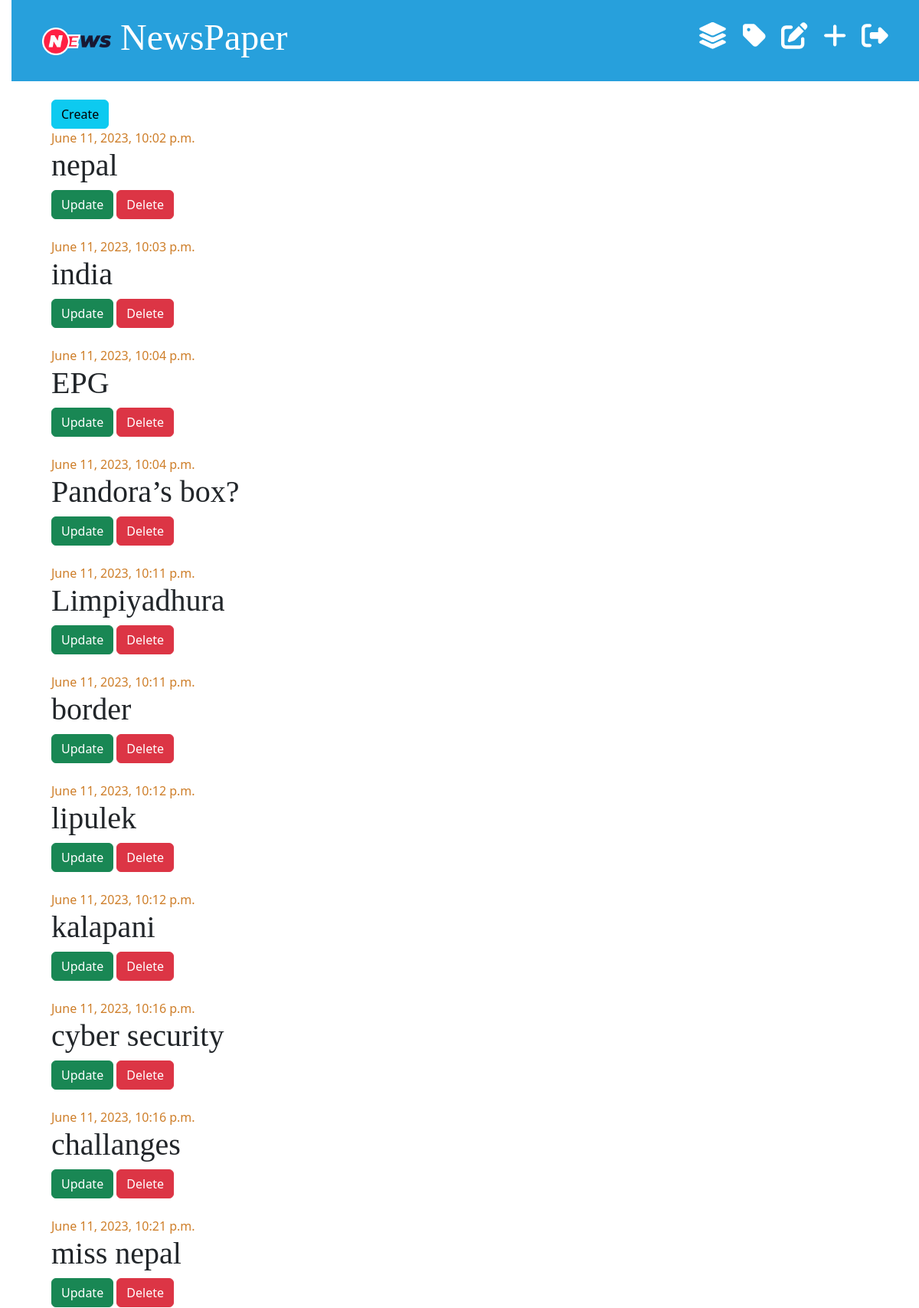
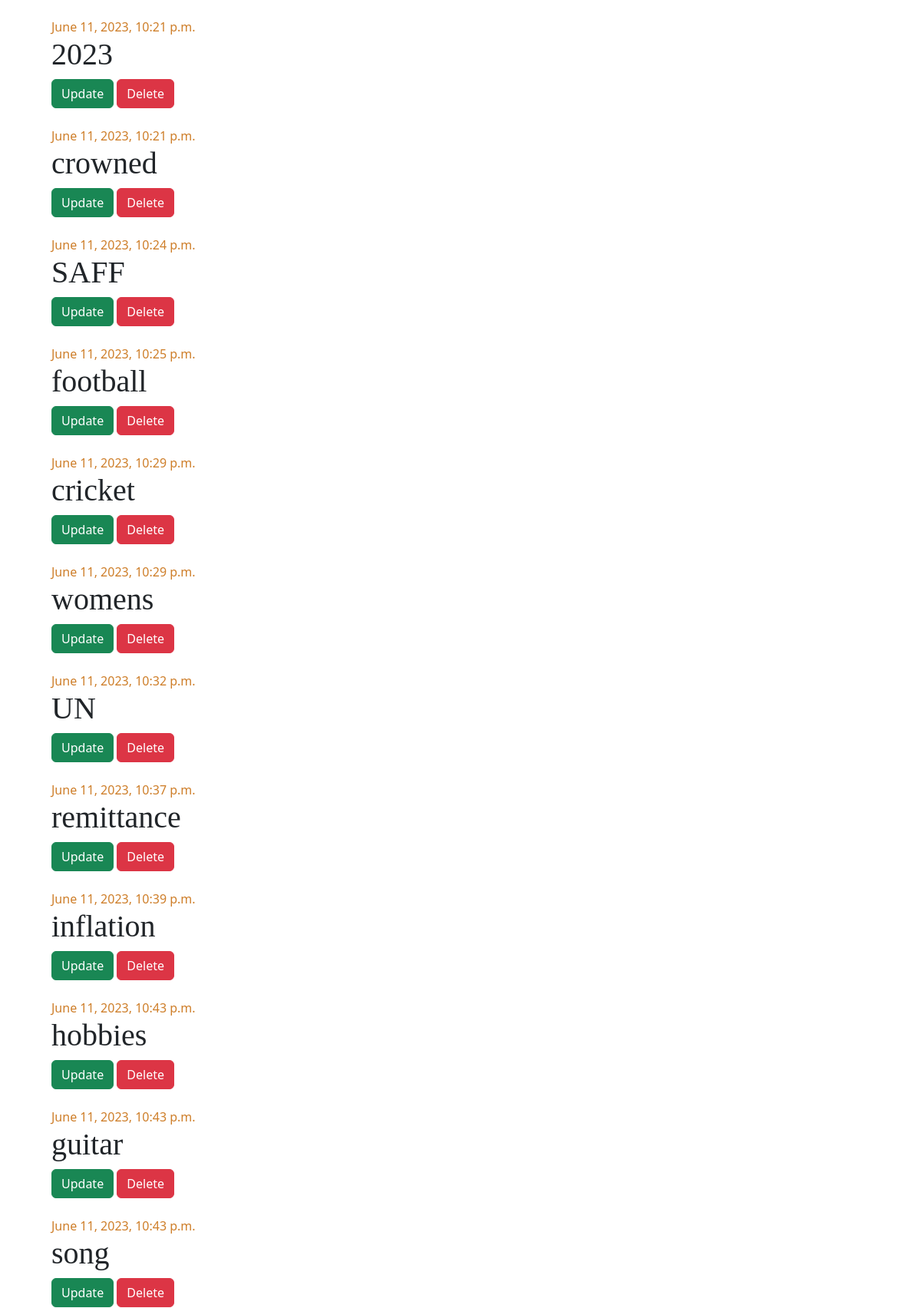
The app's page /tag-list/ (signed in, upper part) with its own data (2 pictures, top to bottom).
### newspaper1_app/models.py (models this page shows, shortened)
class TimeStampModel(models.Model):
    created_at = models.DateTimeField(auto_now_add=True)
    updated_at = models.DateTimeField(auto_now=True)
    class Meta:
        abstract = True

class Tag(TimeStampModel):
    name = models.CharField(max_length=20)

### newspaper1_app/views.py (the view)
class TagListView(LoginRequiredMixin, ListView):
    model = Tag
    template_name = "news_admin/tag_list.html"
    context_object_name = "tags"

### templates/news_admin/tag_list.html
{% extends "news_admin/base.html" %}
{% block content %}
    <div>
        <a href="{% url 'tag-create' %}" class="btn btn-info">Create</a>
    </div>
    {% for tag in tags %}
        <div class="tag">
            {% if tag.created_at %}<div class="date">{{ tag.created_at }}</div>{% endif %}
            <h1>
                {{ tag.name }}
            </h1>
            <div class="mb-4">
                <a href="{% url 'tag-update' tag.pk %}" class="btn btn-success">Update</a>
                <a href="{% url 'tag-delete' tag.pk %}" class="btn btn-danger">Delete</a>
            </div>
        </div>
    {% endfor %}
{% endblock content %}

### static/css/blog.css (style rules this page uses)
body { padding-left: 15px; }
h1, h2, h3, h4 { font-family: "Lobster", cursive; }
.date { color: #ce7e29; }

### records on screen
Tag: created_at "June 11, 2023, 10:02 p.m.", name "nepal"
Tag: created_at "June 11, 2023, 10:03 p.m.", name "india"
Tag: created_at "June 11, 2023, 10:04 p.m.", name "EPG"
Tag: created_at "June 11, 2023, 10:04 p.m.", name "Pandora’s box?"
Tag: created_at "June 11, 2023, 10:11 p.m.", name "Limpiyadhura"
Tag: created_at "June 11, 2023, 10:11 p.m.", name "border"
Tag: created_at "June 11, 2023, 10:12 p.m.", name "lipulek"
Tag: created_at "June 11, 2023, 10:12 p.m.", name "kalapani"
Tag: created_at "June 11, 2023, 10:16 p.m.", name "cyber security"
Tag: created_at "June 11, 2023, 10:16 p.m.", name "challanges"
Tag: created_at "June 11, 2023, 10:21 p.m.", name "miss nepal"
Tag: created_at "June 11, 2023, 10:21 p.m.", name "2023"
Tag: created_at "June 11, 2023, 10:21 p.m.", name "crowned"
Tag: created_at "June 11, 2023, 10:24 p.m.", name "SAFF"
Tag: created_at "June 11, 2023, 10:25 p.m.", name "football"
Tag: created_at "June 11, 2023, 10:29 p.m.", name "cricket"
Tag: created_at "June 11, 2023, 10:29 p.m.", name "womens"
Tag: created_at "June 11, 2023, 10:32 p.m.", name "UN"
Tag: created_at "June 11, 2023, 10:37 p.m.", name "remittance"
Tag: created_at "June 11, 2023, 10:39 p.m.", name "inflation"
Tag: created_at "June 11, 2023, 10:43 p.m.", name "hobbies"
Tag: created_at "June 11, 2023, 10:43 p.m.", name "guitar"
Tag: created_at "June 11, 2023, 10:43 p.m.", name "song"
